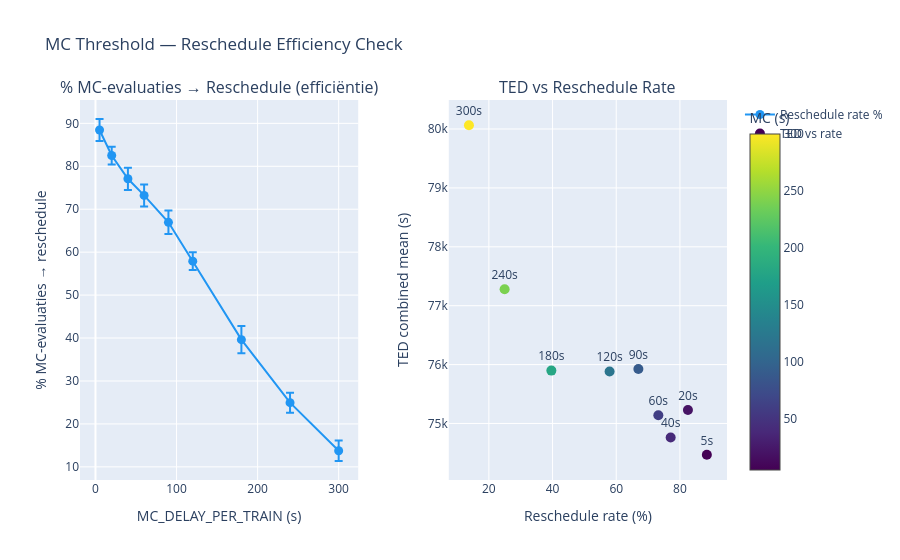

The notebook cell this image was saved under:
### Code cell
import plotly.graph_objects as go
from plotly.subplots import make_subplots

efficiency = raw.copy()

# Correcte reschedule rate: n_rescheduled / n_evaluated (MC-evaluaties na beide frequentiechecks)
efficiency['reschedule_rate_%'] = (
    efficiency['n_rescheduled']
    / efficiency['n_evaluated'].replace(0, float('nan')) * 100
)

eff_agg = (
    efficiency
    .groupby('mc_delay_per_train')
    .agg(
        reschedule_rate_mean = ('reschedule_rate_%', 'mean'),
        reschedule_rate_std  = ('reschedule_rate_%', 'std'),
        n_rescheduled_mean   = ('n_rescheduled',     'mean'),
        n_evaluated_mean     = ('n_evaluated',        'mean'),
        n_skipped_mean       = ('n_skipped',          'mean'),
        n_fcfs_mean          = ('n_fcfs_fallback',    'mean'),
        TED_mean             = ('TED_combined',       'mean'),
    )
    .reset_index()
)

print("Reschedule efficiency per MC_DELAY_PER_TRAIN waarde:")
print(eff_agg[[
    'mc_delay_per_train', 'n_evaluated_mean', 'n_rescheduled_mean',
    'n_skipped_mean', 'n_fcfs_mean', 'reschedule_rate_mean', 'TED_mean'
]].round(2).to_string(index=False))

# ── Interactieve plot ─────────────────────────────────────────────────────────
fig = make_subplots(
    rows=1, cols=2,
    subplot_titles=[
        '% MC-evaluaties → Reschedule (efficiëntie)',
        'TED vs Reschedule Rate',
    ],
    horizontal_spacing=0.14,
)

mc_vals = eff_agg['mc_delay_per_train'].tolist()

def hover_eff(row):
    return (
        f"<b>MC={row['mc_delay_per_train']}s</b><br>"
        f"Reschedule rate: {row['reschedule_rate_mean']:.1f}% "
        f"(±{row['reschedule_rate_std']:.1f}%)<br>"
        f"MC-evaluaties:   {row['n_evaluated_mean']:.1f}<br>"
        f"→ rescheduled:   {row['n_rescheduled_mean']:.1f}<br>"
        f"→ skipped:       {row['n_skipped_mean']:.1f}<br>"
        f"→ fcfs fallback: {row['n_fcfs_mean']:.1f}<br>"
        f"TED mean:        {row['TED_mean']:.0f}s"
    )

hover_texts = eff_agg.apply(hover_eff, axis=1).tolist()

fig.add_trace(go.Scatter(
    x=mc_vals,
    y=eff_agg['reschedule_rate_mean'],
    error_y=dict(type='data', array=eff_agg['reschedule_rate_std'].tolist(), visible=True),
    mode='lines+markers',
    marker=dict(size=9, color='#2196F3'),
    line=dict(width=2),
    name='Reschedule rate %',
    hovertemplate='%{customdata}<extra></extra>',
    customdata=hover_texts,
), row=1, col=1)

fig.add_trace(go.Scatter(
    x=eff_agg['reschedule_rate_mean'],
    y=eff_agg['TED_mean'],
    mode='markers+text',
    marker=dict(
        size=10,
        color=mc_vals,
        colorscale='Viridis',
        colorbar=dict(title='MC (s)', x=1.02),
        showscale=True,
    ),
    text=[f"{v}s" for v in mc_vals],
    textposition='top center',
    name='TED vs rate',
    hovertemplate='%{customdata}<extra></extra>',
    customdata=hover_texts,
), row=1, col=2)

fig.update_xaxes(title_text='MC_DELAY_PER_TRAIN (s)', row=1, col=1)
fig.update_yaxes(title_text='% MC-evaluaties → reschedule', row=1, col=1)
fig.update_xaxes(title_text='Reschedule rate (%)', row=1, col=2)
fig.update_yaxes(title_text='TED combined mean (s)', row=1, col=2)
fig.update_layout(title_text='MC Threshold — Reschedule Efficiency Check')
fig.show()

### Figure 1 — Plotly figure (JSON) as saved in the notebook; plotly's stock layout.template omitted (floating-point values rounded to 4 significant figures)
{"data": [{"customdata": ["<b>MC=5.0s</b><br>Reschedule rate: 88.5% (±2.6%)<br>MC-evaluaties:   99.8<br>→ rescheduled:   88.2<br>→ skipped:       10717.8<br>→ fcfs fallback: 0.0<br>TED mean:        74469s", "<b>MC=20.0s</b><br>Reschedule rate: 82.5% (±2.1%)<br>MC-evaluaties:   102.8<br>→ rescheduled:   84.8<br>→ skipped:       10721.2<br>→ fcfs fallback: 0.0<br>TED mean:        75230s", "<b>MC=40.0s</b><br>Reschedule rate: 77.1% (±2.6%)<br>MC-evaluaties:   105.7<br>→ rescheduled:   81.5<br>→ skipped:       10724.5<br>→ fcfs fallback: 0.0<br>TED mean:        74760s", "<b>MC=60.0s</b><br>Reschedule rate: 73.2% (±2.6%)<br>MC-evaluaties:   108.0<br>→ rescheduled:   79.0<br>→ skipped:       10727.0<br>→ fcfs fallback: 0.0<br>TED mean:        75139s", "<b>MC=90.0s</b><br>Reschedule rate: 66.9% (±2.7%)<br>MC-evaluaties:   112.0<br>→ rescheduled:   74.9<br>→ skipped:       10731.1<br>→ fcfs fallback: 0.0<br>TED mean:        75925s", "<b>MC=120.0s</b><br>Reschedule rate: 57.9% (±2.1%)<br>MC-evaluaties:   118.2<br>→ rescheduled:   68.5<br>→ skipped:       10737.5<br>→ fcfs fallback: 0.0<br>TED mean:        75883s", "<b>MC=180.0s</b><br>Reschedule rate: 39.6% (±3.2%)<br>MC-evaluaties:   133.4<br>→ rescheduled:   52.8<br>→ skipped:       10753.2<br>→ fcfs fallback: 0.0<br>TED mean:        75898s", "<b>MC=240.0s</b><br>Reschedule rate: 24.9% (±2.3%)<br>MC-evaluaties:   148.8<br>→ rescheduled:   37.0<br>→ skipped:       10769.0<br>→ fcfs fallback: 0.0<br>TED mean:        77281s", "<b>MC=300.0s</b><br>Reschedule rate: 13.7% (±2.4%)<br>MC-evaluaties:   163.2<br>→ rescheduled:   22.4<br>→ skipped:       10783.6<br>→ fcfs fallback: 0.0<br>TED mean:        80064s"], "error_y": {"array": [2.564, 2.067, 2.595, 2.562, 2.736, 2.058, 3.15, 2.337, 2.385], "type": "data", "visible": true}, "hovertemplate": "%{customdata}<extra></extra>", "line": {"width": 2}, "marker": {"color": "#2196F3", "size": 9}, "mode": "lines+markers", "name": "Reschedule rate %", "type": "scatter", "x": [5, 20, 40, 60, 90, 120, 180, 240, 300], "xaxis": "x", "y": [88.45, 82.51, 77.09, 73.22, 66.95, 57.91, 39.63, 24.94, 13.75], "yaxis": "y"}, {"customdata": ["<b>MC=5.0s</b><br>Reschedule rate: 88.5% (±2.6%)<br>MC-evaluaties:   99.8<br>→ rescheduled:   88.2<br>→ skipped:       10717.8<br>→ fcfs fallback: 0.0<br>TED mean:        74469s", "<b>MC=20.0s</b><br>Reschedule rate: 82.5% (±2.1%)<br>MC-evaluaties:   102.8<br>→ rescheduled:   84.8<br>→ skipped:       10721.2<br>→ fcfs fallback: 0.0<br>TED mean:        75230s", "<b>MC=40.0s</b><br>Reschedule rate: 77.1% (±2.6%)<br>MC-evaluaties:   105.7<br>→ rescheduled:   81.5<br>→ skipped:       10724.5<br>→ fcfs fallback: 0.0<br>TED mean:        74760s", "<b>MC=60.0s</b><br>Reschedule rate: 73.2% (±2.6%)<br>MC-evaluaties:   108.0<br>→ rescheduled:   79.0<br>→ skipped:       10727.0<br>→ fcfs fallback: 0.0<br>TED mean:        75139s", "<b>MC=90.0s</b><br>Reschedule rate: 66.9% (±2.7%)<br>MC-evaluaties:   112.0<br>→ rescheduled:   74.9<br>→ skipped:       10731.1<br>→ fcfs fallback: 0.0<br>TED mean:        75925s", "<b>MC=120.0s</b><br>Reschedule rate: 57.9% (±2.1%)<br>MC-evaluaties:   118.2<br>→ rescheduled:   68.5<br>→ skipped:       10737.5<br>→ fcfs fallback: 0.0<br>TED mean:        75883s", "<b>MC=180.0s</b><br>Reschedule rate: 39.6% (±3.2%)<br>MC-evaluaties:   133.4<br>→ rescheduled:   52.8<br>→ skipped:       10753.2<br>→ fcfs fallback: 0.0<br>TED mean:        75898s", "<b>MC=240.0s</b><br>Reschedule rate: 24.9% (±2.3%)<br>MC-evaluaties:   148.8<br>→ rescheduled:   37.0<br>→ skipped:       10769.0<br>→ fcfs fallback: 0.0<br>TED mean:        77281s", "<b>MC=300.0s</b><br>Reschedule rate: 13.7% (±2.4%)<br>MC-evaluaties:   163.2<br>→ rescheduled:   22.4<br>→ skipped:       10783.6<br>→ fcfs fallback: 0.0<br>TED mean:        80064s"], "hovertemplate": "%{customdata}<extra></extra>", "marker": {"color": [5, 20, 40, 60, 90, 120, 180, 240, 300], "colorbar": {"title": {"text": "MC (s)"}, "x": 1.02}, "colorscale": [[0, "#440154"], [0.1111, "#482878"], [0.2222, "#3e4989"], [0.3333, "#31688e"], [0.4444, "#26828e"], [0.5556, "#1f9e89"], [0.6667, "#35b779"], [0.7778, "#6ece58"], [0.8889, "#b5de2b"], [1, "#fde725"]], "showscale": true, "size": 10}, "mode": "markers+text", "name": "TED vs rate", "text": ["5s", "20s", "40s", "60s", "90s", "120s", "180s", "240s", "300s"], "textposition": "top center", "type": "scatter", "x": [88.45, 82.51, 77.09, 73.22, 66.95, 57.91, 39.63, 24.94, 13.75], "xaxis": "x2", "y": [74470.0, 75230.0, 74760.0, 75140.0, 75930.0, 75880.0, 75900.0, 77280.0, 80060.0], "yaxis": "y2"}], "layout": {"annotations": [{"font": {"size": 16}, "showarrow": false, "text": "% MC-evaluaties → Reschedule (efficiëntie)", "x": 0.215, "xanchor": "center", "xref": "paper", "y": 1, "yanchor": "bottom", "yref": "paper"}, {"font": {"size": 16}, "showarrow": false, "text": "TED vs Reschedule Rate", "x": 0.785, "xanchor": "center", "xref": "paper", "y": 1, "yanchor": "bottom", "yref": "paper"}], "title": {"text": "MC Threshold — Reschedule Efficiency Check"}, "xaxis": {"anchor": "y", "domain": [0, 0.43], "title": {"text": "MC_DELAY_PER_TRAIN (s)"}}, "xaxis2": {"anchor": "y2", "domain": [0.57, 1], "title": {"text": "Reschedule rate (%)"}}, "yaxis": {"anchor": "x", "domain": [0, 1], "title": {"text": "% MC-evaluaties → reschedule"}}, "yaxis2": {"anchor": "x2", "domain": [0, 1], "title": {"text": "TED combined mean (s)"}}}}
